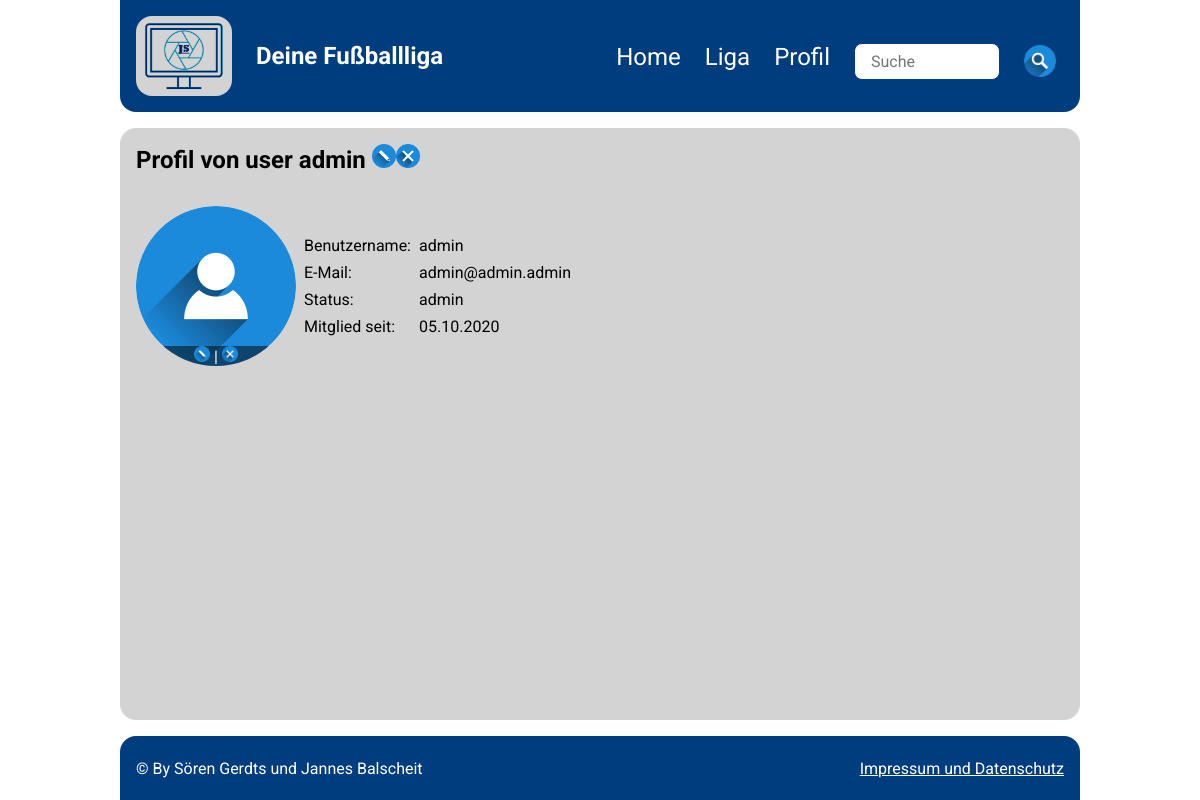
Screenshot of /profil/index.php (signed in) with the database file from the repository.
### tables this page shows
CREATE TABLE `user` (
  `userId` int(11) NOT NULL,
  `username` varchar(255) NOT NULL,
  `email` varchar(255) NOT NULL,
  `passwort` text NOT NULL,
  `profilbild` varchar(255) NOT NULL,
  `status` varchar(255) NOT NULL,
  `createdAt` date NOT NULL DEFAULT current_timestamp()
);

### inc/global.php (called while the page is built, shortened)
<?php
    function getDatumInUseremFormat($datum) {
        $datum = explode(' ', $datum);
        $datum = explode('-', $datum[0]);
        if (!isset($uhrzeit)) {
            return date('d.m.Y', mktime(0, 0, 0, $datum[1], $datum[2], $datum[0]));
        } else {
            return date('d.m.Y H:i \U\h\r', mktime($uhrzeit[0], $uhrzeit[1], 0, $datum[1], $datum[2], $datum[0]));
        }
    }
?>

### profil/index.php (the view, shortened to what this page needs)
<!DOCTYPE html>
<?php
	require_once('../inc/dbconnect.php');
	require_once('../inc/global.php');
	$isAdmin = (isset($_SESSION['status']) && $_SESSION['status'] == 'admin');
	$darfBearbeiten = (isset($_SESSION['userId']) && isset($_GET['id']) && $_SESSION['userId'] == $_GET['id']) || !isset($_GET['id']) || $isAdmin;
?>
<html>
	<head>
		<link rel="stylesheet" href="/ligatabelle/css/style.css">
		<link rel="stylesheet" href="/ligatabelle/css/form.css">
		<link rel="stylesheet" href="/ligatabelle/css/profil.css">
	</head>
	<body>
		<?php include('../inc/header.php'); ?>
		<div id="content">
			<?php
				if (isset($_SESSION['userId'])) {
					$userId = $_SESSION['userId'];
					$benutzerId = $_GET['id']??0;
					$abfrage = mysqli_query($db, "SELECT userId, username, email, profilbild, status, createdAt FROM user WHERE userId = '$benutzerId'");
					if ($abfrage->num_rows > 0 && $row = mysqli_fetch_object($abfrage)) {
						$profilId = $row->userId;
						$benutzername = $row->username;
						$profilbild = $row->profilbild;
						$email = $row->email;
						$status = $row->status;
						$createdAt = getDatumInUseremFormat($row->createdAt);
					} else {
						$abfrage = mysqli_query($db, "SELECT userId, username, email, profilbild, status, createdAt FROM user WHERE userId = '$userId'");
						if ($row = mysqli_fetch_object($abfrage)) {
							$darfBearbeiten = true;
							$profilId = $row->userId;
							$benutzername = $row->username;
							$profilbild = $row->profilbild;
							$email = $row->email;
							$status = $row->status;
							$createdAt = getDatumInUseremFormat($row->createdAt);
						}
					}
			?>
			<h1>Profil von user <?=$benutzername;?>
			<?php
				if ($darfBearbeiten) {
					echo '<a href="bearbeiten.php?id='.$profilId.'" title="Bearbeite dein Profil"><img src="../img/bearbeiten.png" class="img_btn"></a>';
					if ($isAdmin) {
						echo '<a href="php/loeschen.php?user='.$profilId.'" title="Lösche das Profil"><img src="../img/loeschen.png" class="img_btn"></a>';
					}
				}
			?>
			</h1>
			<figure>
				<img id="pb" src="../img/profile/<?=$profilbild;?>" alt="Profilbild" title="<?=$benutzername;?>">
				<?php
					if ($darfBearbeiten) {
				?>
					<figcaption>
						<form action="php/bild-bearbeiten.php" method="POST" enctype="multipart/form-data" style="display: unset">
							<label title="Bearbeite dein Profilbild">
								<img src="../img/bearbeiten.png" class="img_btn">
							</label>
						</form>|
						<a href="php/bild-loeschen.php" class="img_btn" title="Lösche dein Profilbild">
							<img src="../img/loeschen.png" class="img_btn">
						</a>
					</figcaption>
			<?php
				}
			?>
			</figure>
			<div id="ausgabe">
				<span>Benutzername:</span><span><?=$benutzername?></span>
				<span>E-Mail:</span><span><?=$email?></span>
				<span>Status:</span><span><?=$status?></span>
				<span>Mitglied seit:</span><span><?=$createdAt?></span>
			</div>
			<?php
				} else {
					echo '<p><p><a href="login.php" title="Login">Melde dich an</a>, um dein Profil zu sehen</p>';
				}
			?>
		</div>
		<?php include_once('../inc/footer.php') ?>
	</body>
</html>

### css/style.css (style rules this page uses)
* { padding: 0; margin: 0; font-family: roboto; font-size: 1em; }
body { width: 80%; max-width: 90em; display: grid; grid: "head head" "main side" "foot foot" / 5fr 3fr; gap: 1em; margin: 0 auto; }
header, #content, aside, footer { padding: 1em; }
#content { grid-area: main; min-height: calc(100vh - 6em - 3em - 4em - 2em); width: calc(100% - 2em); background: rgb(211, 211 ,211); border-radius: 1em; }
h1,.h1 { font-size: 1.5em; font-weight: bold; margin-bottom: 1em; }
.img_btn { height: 1em; width: 1em; align-self: center; border: none; background: none; cursor: pointer; }
label { white-space: nowrap; align-self: center; }

### css/form.css (style rules this page uses)
body { grid: "head" "main" "foot" / 1fr; }
#content { display: flex; flex-direction: column; }
form { display: grid; grid-template-columns: min-content min-content; gap: .5em; }
form, p { margin: 0 auto; }

### css/profil.css (style rules this page uses)
#content { display: grid; grid: "h1 h1" "pb ausgabe" / min-content auto; gap: .5em; align-content: start; }
#content h1 { margin-bottom: 1em; }
h1 { grid-area: h1; }
figure { grid-area: pb; position: relative; display: inline-block; width: 10em; height: 10em; border-radius: 100%; overflow: hidden; }
figcaption { position: absolute; display: inline-block; bottom: 0; text-align: center; width: 100%; color: #fff; background: rgba(0, 0, 0, .5); }
img#pb { height: 100%; margin-right: .5em; border-radius: 1em; }
#ausgabe { display: grid; grid-template-columns: min-content min-content; grid-template-rows: min-content; grid-area: ausgabe; gap: .5em; align-content: center; }

### rows the page displays
user: username "admin", profilbild (picture), email "admin@admin.admin", status "admin", createdAt "05.10.2020"
